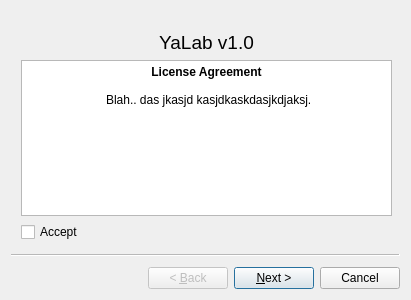
<?xml version="1.0" encoding="UTF-8"?>
<ui version="4.0">
 <class>Wizard</class>
 <widget class="QWizard" name="Wizard">
  <property name="geometry">
   <rect>
    <x>0</x>
    <y>0</y>
    <width>411</width>
    <height>300</height>
   </rect>
  </property>
  <property name="windowTitle">
   <string>Yalab v1.0 Installer</string>
  </property>
  <widget class="InstallPage_1" name="wizardPage1">
   <widget class="QWidget" name="verticalLayoutWidget">
    <property name="geometry">
     <rect>
      <x>10</x>
      <y>20</y>
      <width>371</width>
      <height>211</height>
     </rect>
    </property>
    <layout class="QVBoxLayout" name="verticalLayout">
     <item>
      <widget class="QLabel" name="label">
       <property name="font">
        <font>
         <pointsize>14</pointsize>
        </font>
       </property>
       <property name="text">
        <string>YaLab v1.0</string>
       </property>
       <property name="alignment">
        <set>Qt::AlignCenter</set>
       </property>
      </widget>
     </item>
     <item>
      <widget class="QTextBrowser" name="textBrowser">
       <property name="html">
        <string>&lt;!DOCTYPE HTML PUBLIC &quot;-//W3C//DTD HTML 4.0//EN&quot; &quot;http://www.w3.org/TR/REC-html40/strict.dtd&quot;&gt;
&lt;html&gt;&lt;head&gt;&lt;meta name=&quot;qrichtext&quot; content=&quot;1&quot; /&gt;&lt;style type=&quot;text/css&quot;&gt;
p, li { white-space: pre-wrap; }
&lt;/style&gt;&lt;/head&gt;&lt;body style=&quot; font-family:'Sans Serif'; font-size:9pt; font-weight:400; font-style:normal;&quot;&gt;
&lt;p align=&quot;center&quot; style=&quot; margin-top:0px; margin-bottom:0px; margin-left:0px; margin-right:0px; -qt-block-indent:0; text-indent:0px;&quot;&gt;&lt;span style=&quot; font-weight:600;&quot;&gt;License Agreement&lt;/span&gt;&lt;/p&gt;
&lt;p align=&quot;center&quot; style=&quot;-qt-paragraph-type:empty; margin-top:0px; margin-bottom:0px; margin-left:0px; margin-right:0px; -qt-block-indent:0; text-indent:0px; font-weight:600;&quot;&gt;&lt;br /&gt;&lt;/p&gt;
&lt;p align=&quot;justify&quot; style=&quot; margin-top:0px; margin-bottom:0px; margin-left:0px; margin-right:0px; -qt-block-indent:0; text-indent:0px;&quot;&gt;	Blah.. das jkasjd kasjdkaskdasjkdjaksj.&lt;/p&gt;&lt;/body&gt;&lt;/html&gt;</string>
       </property>
      </widget>
     </item>
     <item>
      <widget class="QCheckBox" name="checkBox">
       <property name="text">
        <string>Accept</string>
       </property>
      </widget>
     </item>
    </layout>
   </widget>
  </widget>
  <widget class="InstallPage_2" name="wizardPage2">
   <widget class="QWidget" name="formLayoutWidget">
    <property name="geometry">
     <rect>
      <x>20</x>
      <y>20</y>
      <width>351</width>
      <height>211</height>
     </rect>
    </property>
    <layout class="QFormLayout" name="formLayout">
     <item row="0" column="0">
      <widget class="QLabel" name="label_2">
       <property name="text">
        <string>TCP Port:</string>
       </property>
      </widget>
     </item>
     <item row="0" column="1">
      <widget class="QLineEdit" name="lineEdit"/>
     </item>
     <item row="1" column="0">
      <widget class="QLabel" name="label_3">
       <property name="text">
        <string>UDP Port</string>
       </property>
      </widget>
     </item>
     <item row="1" column="1">
      <widget class="QLineEdit" name="lineEdit_2"/>
     </item>
     <item row="2" column="0">
      <widget class="QLabel" name="label_4">
       <property name="text">
        <string>Multicast Group:</string>
       </property>
      </widget>
     </item>
     <item row="2" column="1">
      <widget class="QLineEdit" name="lineEdit_3"/>
     </item>
     <item row="3" column="0">
      <widget class="QLabel" name="label_5">
       <property name="text">
        <string>Service Type:</string>
       </property>
      </widget>
     </item>
     <item row="3" column="1">
      <layout class="QHBoxLayout" name="horizontalLayout_2">
       <item>
        <layout class="QVBoxLayout" name="verticalLayout_2">
         <item>
          <widget class="QRadioButton" name="radioButton">
           <property name="text">
            <string>Client</string>
           </property>
          </widget>
         </item>
         <item>
          <widget class="QRadioButton" name="radioButton_2">
           <property name="text">
            <string>Master</string>
           </property>
          </widget>
         </item>
         <item>
          <layout class="QFormLayout" name="formLayout_3">
           <item row="0" column="0">
            <widget class="QLabel" name="label_6">
             <property name="text">
              <string>UI Password:</string>
             </property>
            </widget>
           </item>
           <item row="0" column="1">
            <widget class="QLineEdit" name="lineEdit_4">
             <property name="echoMode">
              <enum>QLineEdit::Password</enum>
             </property>
             <property name="placeholderText">
              <string>Password</string>
             </property>
            </widget>
           </item>
           <item row="1" column="1">
            <widget class="QLineEdit" name="lineEdit_5">
             <property name="placeholderText">
              <string>Confirm Password</string>
             </property>
            </widget>
           </item>
          </layout>
         </item>
        </layout>
       </item>
      </layout>
     </item>
    </layout>
   </widget>
  </widget>
  <widget class="InstallPage_3" name="wizardPage3">
   <widget class="QWidget" name="verticalLayoutWidget_3">
    <property name="geometry">
     <rect>
      <x>20</x>
      <y>79</y>
      <width>351</width>
      <height>71</height>
     </rect>
    </property>
    <layout class="QVBoxLayout" name="verticalLayout_3">
     <item>
      <widget class="QLabel" name="label_7">
       <property name="text">
        <string>Please wait...</string>
       </property>
      </widget>
     </item>
     <item>
      <widget class="QProgressBar" name="progressBar">
       <property name="value">
        <number>24</number>
       </property>
      </widget>
     </item>
     <item>
      <widget class="QLabel" name="label_8">
       <property name="text">
        <string>Status:</string>
       </property>
      </widget>
     </item>
    </layout>
   </widget>
  </widget>
  <widget class="InstallPage_4" name="wizardPage4">
   <widget class="QWidget" name="verticalLayoutWidget_4">
    <property name="geometry">
     <rect>
      <x>20</x>
      <y>10</y>
      <width>351</width>
      <height>221</height>
     </rect>
    </property>
    <layout class="QVBoxLayout" name="verticalLayout_4">
     <item>
      <widget class="QTextBrowser" name="textBrowser_2">
       <property name="autoFillBackground">
        <bool>false</bool>
       </property>
       <property name="html">
        <string>&lt;!DOCTYPE HTML PUBLIC &quot;-//W3C//DTD HTML 4.0//EN&quot; &quot;http://www.w3.org/TR/REC-html40/strict.dtd&quot;&gt;
&lt;html&gt;&lt;head&gt;&lt;meta name=&quot;qrichtext&quot; content=&quot;1&quot; /&gt;&lt;style type=&quot;text/css&quot;&gt;
p, li { white-space: pre-wrap; }
&lt;/style&gt;&lt;/head&gt;&lt;body style=&quot; font-family:'Sans Serif'; font-size:9pt; font-weight:400; font-style:normal;&quot;&gt;
&lt;p style=&quot; margin-top:0px; margin-bottom:0px; margin-left:0px; margin-right:0px; -qt-block-indent:0; text-indent:0px;&quot;&gt;&lt;span style=&quot; font-size:11pt; font-weight:600;&quot;&gt;Installation Successful!&lt;/span&gt;&lt;/p&gt;
&lt;p align=&quot;center&quot; style=&quot;-qt-paragraph-type:empty; margin-top:0px; margin-bottom:0px; margin-left:0px; margin-right:0px; -qt-block-indent:0; text-indent:0px; font-weight:600;&quot;&gt;&lt;br /&gt;&lt;/p&gt;
&lt;p style=&quot; margin-top:0px; margin-bottom:0px; margin-left:0px; margin-right:0px; -qt-block-indent:0; text-indent:0px;&quot;&gt;Yalab - You Allow and Block, DNS Query interceptor using dnslib.&lt;/p&gt;
&lt;p style=&quot; margin-top:0px; margin-bottom:0px; margin-left:0px; margin-right:0px; -qt-block-indent:0; text-indent:0px;&quot;&gt;Version: 1.0&lt;/p&gt;
&lt;p style=&quot; margin-top:0px; margin-bottom:0px; margin-left:0px; margin-right:0px; -qt-block-indent:0; text-indent:0px;&quot;&gt;Release Notes:&lt;/p&gt;&lt;/body&gt;&lt;/html&gt;</string>
       </property>
      </widget>
     </item>
     <item>
      <widget class="QCheckBox" name="checkBox_2">
       <property name="text">
        <string>Launch Yalab UI</string>
       </property>
       <property name="checked">
        <bool>false</bool>
       </property>
      </widget>
     </item>
    </layout>
   </widget>
  </widget>
 </widget>
 <customwidgets>
  <customwidget>
   <class>InstallPage_1</class>
   <extends>QWizardPage</extends>
   <header location="global">installpage_1.h</header>
   <container>1</container>
  </customwidget>
  <customwidget>
   <class>InstallPage_2</class>
   <extends>QWizardPage</extends>
   <header location="global">installpage_2.h</header>
   <container>1</container>
  </customwidget>
  <customwidget>
   <class>InstallPage_3</class>
   <extends>QWizardPage</extends>
   <header location="global">installpage_3.h</header>
   <container>1</container>
  </customwidget>
  <customwidget>
   <class>InstallPage_4</class>
   <extends>QWizardPage</extends>
   <header location="global">installpage_4.h</header>
   <container>1</container>
  </customwidget>
 </customwidgets>
 <resources/>
 <connections/>
</ui>
